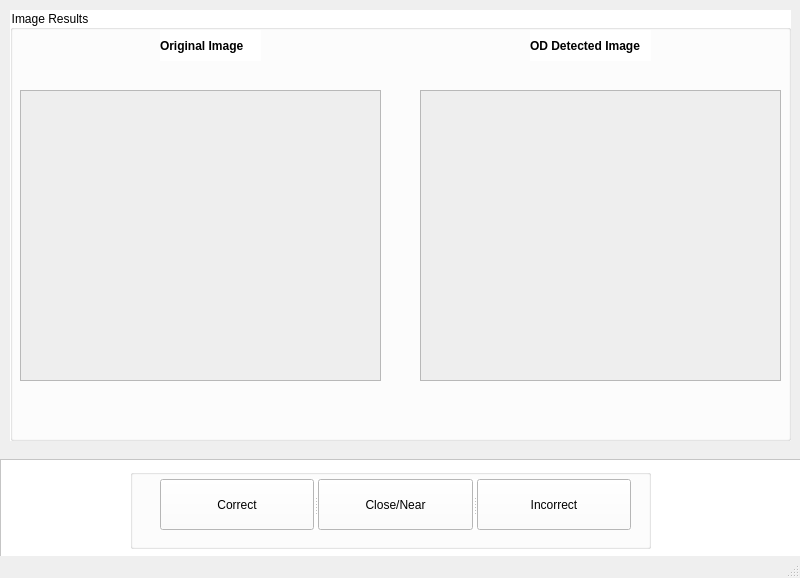
<?xml version="1.0" encoding="UTF-8"?>
<ui version="4.0">
 <class>MainWindow</class>
 <widget class="QMainWindow" name="MainWindow">
  <property name="geometry">
   <rect>
    <x>0</x>
    <y>0</y>
    <width>800</width>
    <height>578</height>
   </rect>
  </property>
  <property name="windowTitle">
   <string>MainWindow</string>
  </property>
  <widget class="QWidget" name="centralwidget">
   <widget class="QFrame" name="frame">
    <property name="geometry">
     <rect>
      <x>0</x>
      <y>459</y>
      <width>801</width>
      <height>101</height>
     </rect>
    </property>
    <property name="styleSheet">
     <string notr="true">background-color: #FFF;</string>
    </property>
    <property name="frameShape">
     <enum>QFrame::StyledPanel</enum>
    </property>
    <property name="frameShadow">
     <enum>QFrame::Raised</enum>
    </property>
    <widget class="QGroupBox" name="groupBox">
     <property name="geometry">
      <rect>
       <x>130</x>
       <y>10</y>
       <width>521</width>
       <height>80</height>
      </rect>
     </property>
     <property name="title">
      <string/>
     </property>
     <widget class="QSplitter" name="splitter">
      <property name="geometry">
       <rect>
        <x>30</x>
        <y>10</y>
        <width>471</width>
        <height>51</height>
       </rect>
      </property>
      <property name="orientation">
       <enum>Qt::Horizontal</enum>
      </property>
      <widget class="QPushButton" name="correctButton">
       <property name="text">
        <string>Correct</string>
       </property>
      </widget>
      <widget class="QPushButton" name="nearButton">
       <property name="text">
        <string>Close/Near</string>
       </property>
      </widget>
      <widget class="QPushButton" name="incorrectButton">
       <property name="text">
        <string>Incorrect</string>
       </property>
      </widget>
     </widget>
    </widget>
   </widget>
   <widget class="QGroupBox" name="groupBox_3">
    <property name="geometry">
     <rect>
      <x>10</x>
      <y>10</y>
      <width>781</width>
      <height>431</height>
     </rect>
    </property>
    <property name="styleSheet">
     <string notr="true">background-color: #fff;</string>
    </property>
    <property name="title">
     <string>Image Results</string>
    </property>
    <widget class="QLabel" name="label">
     <property name="geometry">
      <rect>
       <x>150</x>
       <y>20</y>
       <width>101</width>
       <height>31</height>
      </rect>
     </property>
     <property name="styleSheet">
      <string notr="true">font-weight: bold;
font-size: 2em;</string>
     </property>
     <property name="text">
      <string>Original Image</string>
     </property>
     <property name="textFormat">
      <enum>Qt::PlainText</enum>
     </property>
    </widget>
    <widget class="QLabel" name="label_2">
     <property name="geometry">
      <rect>
       <x>520</x>
       <y>20</y>
       <width>121</width>
       <height>31</height>
      </rect>
     </property>
     <property name="styleSheet">
      <string notr="true">font-weight: bold;
font-size: 2em;</string>
     </property>
     <property name="text">
      <string>OD Detected Image</string>
     </property>
     <property name="textFormat">
      <enum>Qt::PlainText</enum>
     </property>
    </widget>
    <widget class="QGraphicsView" name="original">
     <property name="geometry">
      <rect>
       <x>10</x>
       <y>80</y>
       <width>361</width>
       <height>291</height>
      </rect>
     </property>
     <property name="styleSheet">
      <string notr="true">background-color: #eee;</string>
     </property>
    </widget>
    <widget class="QGraphicsView" name="preprocessed">
     <property name="geometry">
      <rect>
       <x>410</x>
       <y>80</y>
       <width>361</width>
       <height>291</height>
      </rect>
     </property>
     <property name="styleSheet">
      <string notr="true">background-color: #eee;</string>
     </property>
    </widget>
   </widget>
  </widget>
  <widget class="QStatusBar" name="statusbar"/>
 </widget>
 <resources/>
 <connections/>
</ui>
